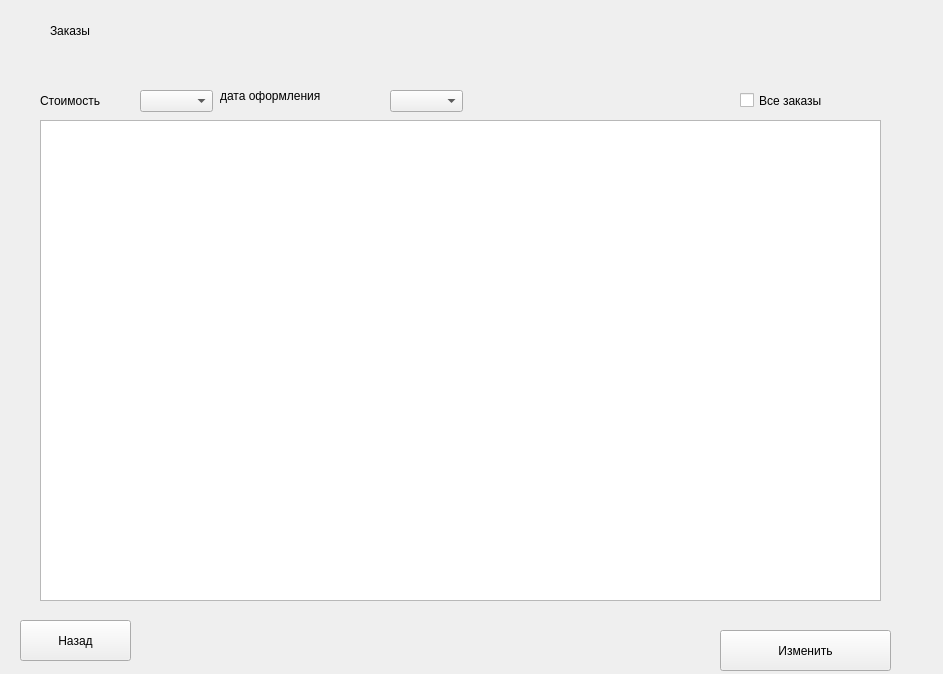
<?xml version="1.0" encoding="UTF-8"?>
<ui version="4.0">
 <class>MainWindow</class>
 <widget class="QMainWindow" name="MainWindow">
  <property name="geometry">
   <rect>
    <x>0</x>
    <y>0</y>
    <width>943</width>
    <height>674</height>
   </rect>
  </property>
  <property name="windowTitle">
   <string>Окон менеджкра</string>
  </property>
  <property name="styleSheet">
   <string notr="true">font: 12pt &quot;MS Shell Dlg 2&quot;;</string>
  </property>
  <widget class="QWidget" name="centralwidget">
   <widget class="QLabel" name="label">
    <property name="geometry">
     <rect>
      <x>50</x>
      <y>10</y>
      <width>121</width>
      <height>41</height>
     </rect>
    </property>
    <property name="text">
     <string>Заказы</string>
    </property>
   </widget>
   <widget class="QTableView" name="tableView">
    <property name="geometry">
     <rect>
      <x>40</x>
      <y>120</y>
      <width>841</width>
      <height>481</height>
     </rect>
    </property>
   </widget>
   <widget class="QLabel" name="label_2">
    <property name="geometry">
     <rect>
      <x>40</x>
      <y>90</y>
      <width>101</width>
      <height>21</height>
     </rect>
    </property>
    <property name="text">
     <string>Стоимость</string>
    </property>
   </widget>
   <widget class="QLabel" name="label_3">
    <property name="geometry">
     <rect>
      <x>220</x>
      <y>80</y>
      <width>181</width>
      <height>31</height>
     </rect>
    </property>
    <property name="text">
     <string>дата оформления</string>
    </property>
   </widget>
   <widget class="QComboBox" name="comboBox_price">
    <property name="geometry">
     <rect>
      <x>140</x>
      <y>90</y>
      <width>73</width>
      <height>22</height>
     </rect>
    </property>
   </widget>
   <widget class="QComboBox" name="comboBox_datetime">
    <property name="geometry">
     <rect>
      <x>390</x>
      <y>90</y>
      <width>73</width>
      <height>22</height>
     </rect>
    </property>
   </widget>
   <widget class="QCheckBox" name="checkBox">
    <property name="geometry">
     <rect>
      <x>740</x>
      <y>90</y>
      <width>141</width>
      <height>21</height>
     </rect>
    </property>
    <property name="text">
     <string>Все заказы</string>
    </property>
   </widget>
   <widget class="QPushButton" name="pushButton_edit">
    <property name="geometry">
     <rect>
      <x>720</x>
      <y>630</y>
      <width>171</width>
      <height>41</height>
     </rect>
    </property>
    <property name="text">
     <string>Изменить</string>
    </property>
   </widget>
   <widget class="QPushButton" name="pushButton_back">
    <property name="geometry">
     <rect>
      <x>20</x>
      <y>620</y>
      <width>111</width>
      <height>41</height>
     </rect>
    </property>
    <property name="text">
     <string>Назад</string>
    </property>
   </widget>
  </widget>
 </widget>
 <resources/>
 <connections/>
</ui>
